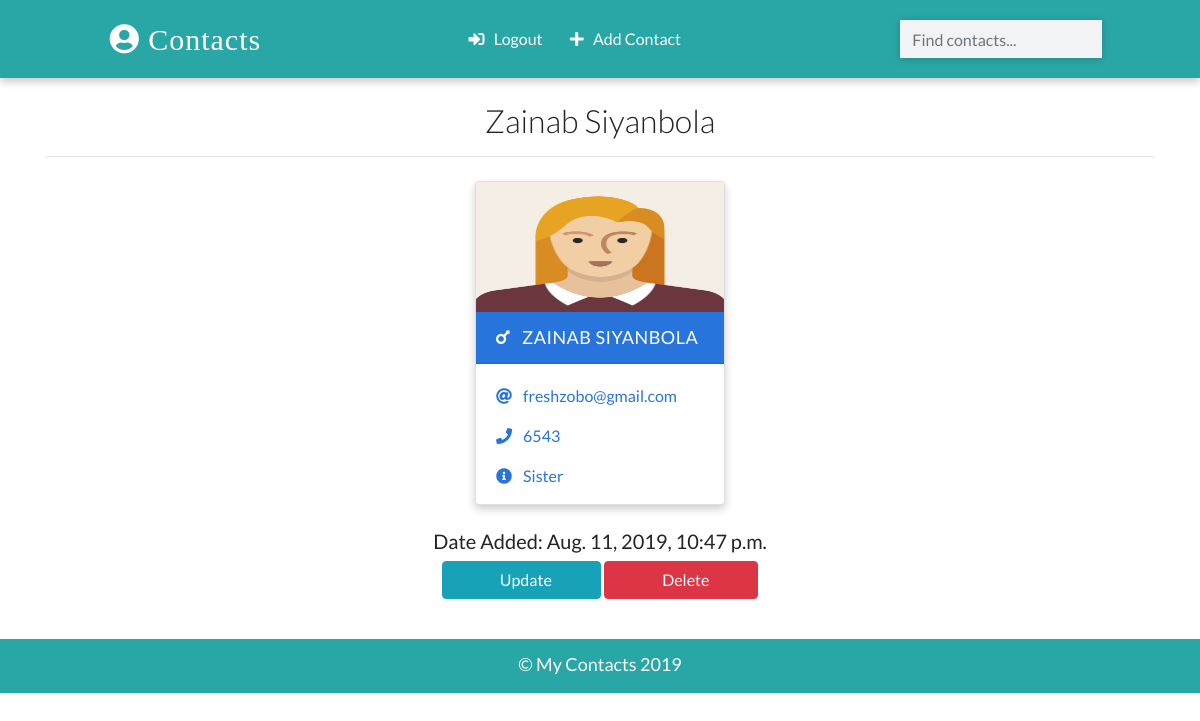
Page /detail/5/ (signed in) on the committed database.
### app/models.py (models this page shows, shortened)
class Contact(models.Model):
    manager = models.ForeignKey(User, on_delete=models.CASCADE, default=None)
    name = models.CharField(max_length=100)
    email = models.EmailField(max_length=100)
    phone = models.IntegerField()
    info = models.CharField(max_length=100)
    gender = models.CharField(max_length=100, choices=(
        ('male', 'Male'),
        ('female', 'Female')
    ))
    image = models.ImageField(upload_to='images/', blank=True)
    date_added = models.DateTimeField(default=datetime.now)
    class Meta:
        ordering = ['-id']

### app/views.py (the view)
# urls.py: path('detail/<int:pk>/', views.ContactDetailView.as_view(), name="detail"),
class ContactDetailView(LoginRequiredMixin, DetailView):
    template_name = 'detail.html'
    model = Contact
    context_object_name = 'contact'

### templates/detail.html (shortened to what this page needs)
{% extends 'base.html' %}
{% load static %}
{% block content %}
  <div class="container">
    <h2 class="heading font-weight-light text-center">{{ contact.name }}</h2>
    <hr />
  </div>
  <div class="container main-part">
    {% include 'partials/_card.html' %}
  <div class="container mt-3">
<h5 class="text-center"> Date Added: {{ contact.date_added }} </h5>
      <p class="text-center text-light">
        <a class = "btn btn-info px-5" href = {% url 'update' contact.id %}>
           &nbsp; Update
        </a>
        <a class = "btn btn-danger px-5" href = {% url 'delete' contact.id %}>
           &nbsp; Delete
        </a>
      </p>
  </div>
  </div
  {% endblock content %}

### templates/partials/_card.html (shortened to what this page needs)
{% load static %}
 {% if  contact.gender == 'male' %}
    {% comment %} male card start {% endcomment %}
    <div class="card my-2 mx-2 boy-card {% if 'detail' in request.path %} mx-auto w-25 {% endif %}">
      <img src="{% if contact.image %}
      {{contact.image.url}}
      {% else %}
      {% static 'images/boy.png'%}
      {% endif %}" class="img-fluid" />
      <div class="card-header">
        <a href="{% url 'detail' contact.id %}" class="text-white header-link"
          ><i class="fas fa-mars mr-2"></i> {{contact.name}} </a
        >
      </div>
      <div class="card-body pb-0">
        <p>
          <i class="fas fa-at mr-2"></i>
          <a href="mailto:{{contact.email}}">{{contact.email}}</a>
        </p>
        <p>
          <i class="fas fa-phone mr-2"></i>
          <a href="tel:{{contact.number}}">{{contact.phone}}</a>
        </p>
        <p><i class="fas fa-info-circle mr-2"></i> {{contact.info}}</p>
      </div>
    </div>
    {% comment %} male card ends {% endcomment %}
  {% else %}
      <div class="card my-2 mx-2 boy-card">
      <img src= "{% if contact.image %}
      {{contact.image.url}}
      {% else %}
      {% static 'images/girl.png'%}
      {% endif %}" class="img-fluid" />
      <div class="card-header">
        <a href="{% url 'detail' contact.id %}" class="text-white header-link"
          ><i class="fas fa-mars mr-2"></i> {{contact.name}} </a>
      </div>
      <div class="card-body pb-0">
        <p>
          <i class="fas fa-at mr-2"></i>
          <a href="mailto:{{contact.email}}">{{contact.email}}</a>
        </p>
        <p>
          <i class="fas fa-phone mr-2"></i>
          <a href="tel:{{contact.number}}">{{contact.phone}}</a>
        </p>
        <p><i class="fas fa-info-circle mr-2"></i> {{contact.info}}</p>
      </div>
    </div>
  {% endif %}

### static/css/main.css (style rules this page uses)
:root { --back: #29a7a6; --girl: #e64298; --boy: #2874dd; }
body { font-family: Lato, sans-serif; }
.card { box-shadow: 0 4px 8px 0 rgba(0, 0, 0, 0.2); transition: 0.3s; min-width: 250px; box-sizing: border-box; }
img { height: 130px !important; }
.card-header { font-size: 18px; letter-spacing: 0.5px; text-transform: uppercase; }
.boy-card .card-header { background-color: var(--boy); }
.boy-card .card-body, .boy-card .card-body p a { color: var(--boy); }
.card-body p { cursor: pointer; }
.main-part { display: flex; flex-wrap: wrap; justify-content: space-evenly; }

### rows in the picture
Contact: name "Zainab Siyanbola", name "ZAINAB SIYANBOLA", email "freshzobo@gmail.com", phone "6543", info "Sister", date_added "Aug. 11, 2019, 10:47 p.m."
